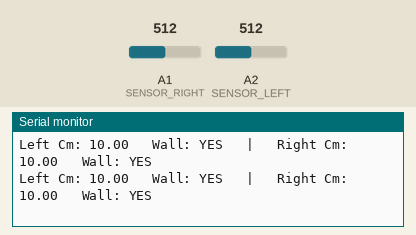
Simulated run of this sketch. Board: Arduino Uno, built with avr-gcc and run on an emulated ATmega328P. On the bench: the last lines printed to the serial monitor. The test bench sets the inputs (shaded band); at power-on: A1 (SENSOR_RIGHT) = 512, A2 (SENSOR_LEFT) = 512.

Above: at 1.3 s.
1.4 s: A1 (SENSOR_RIGHT) set to 464
At 1.74 s:
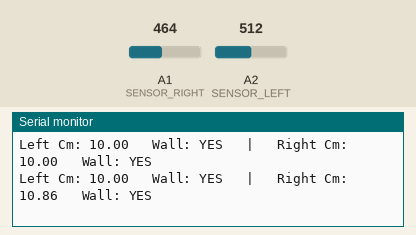
2.9 s: A1 (SENSOR_RIGHT) set to 435
At 3.15 s:
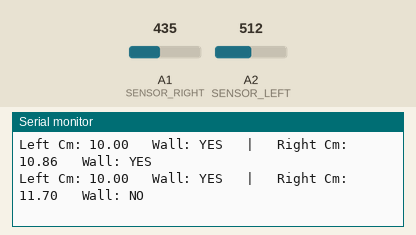
4.9 s: A2 (SENSOR_LEFT) set to 466
At 4.97 s:
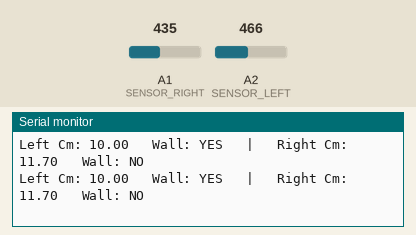
7.9 s: A2 (SENSOR_LEFT) set to 441
At 8.21 s:
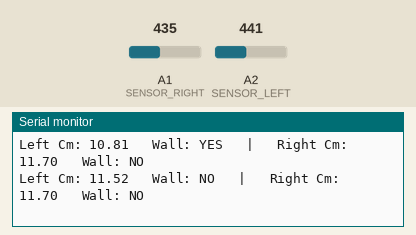

Measured:
- the behaviour switches between 451 and 450 on A1 (SENSOR_RIGHT) (found by bisection; images 1 and 2)
- the behaviour switches between 451 and 450 on A2 (SENSOR_LEFT) (found by bisection; images 3 and 4)
- after the input at 1.4 s, the serial monitor: prints a new line after 0.18 s (image 1)
- after the input at 2.9 s, the serial monitor: prints a new line after 0.10 s (image 2)
- after the input at 7.9 s, the serial monitor: prints a new line after 0.15 s (image 4)

The sketch:

Detection.ino
```cpp
/*
  IR Wall Detection Sketch

  Reads from two Sharp IR sensors (like GP2Y0A21) to detect walls.
  - Right Sensor -> A1
  - Left Sensor  -> A2

  These sensors output a HIGH analog value when CLOSE
  and a LOW analog value when FAR.
*/

// --- Sensor Pins ---
#define SENSOR_RIGHT A1
#define SENSOR_LEFT  A2

// --- Tuning ---
// This is the ADC value (0-1023) we consider a "wall".
// You MUST tune this value!
// 1. Run this code and open the Serial Monitor.
// 2. Point the robot at a wall from a "too close" distance.
// 3. See what "Raw" value is printed, and set this threshold just BELOW that.
// (Higher value = closer object)
int WALL_THRESHOLD = 450;


// ------------------- Setup -------------------
void setup() {
  Serial.begin(9600);

  // Analog pins are INPUT by default, so no pinMode() is needed.

  Serial.println("--- IR Wall Detection Test ---");
  Serial.print("Wall Threshold set to: ");
  Serial.println(WALL_THRESHOLD);
  Serial.println("\nPlace a wall in front of the sensors and check values.");
  Serial.println("----------------------------------------------------");
}

// ------------------- Main loop -------------------
void loop() {

  // --- Step 1: Read the raw analog values ---
  // Value is 0-1023. Higher value = closer.
  int rawLeft = analogRead(SENSOR_LEFT);
  int rawRight = analogRead(SENSOR_RIGHT);

  // --- Step 2: Check if the value is past our threshold ---
  bool wallLeft = (rawLeft > WALL_THRESHOLD);
  bool wallRight = (rawRight > WALL_THRESHOLD);

  // --- Step 3: Print all data to the Serial Monitor ---
  Serial.print("Left Cm: ");
  Serial.print(rawToCm(rawLeft));
  Serial.print("\t Wall: ");
  Serial.print(wallLeft ? "YES" : "NO"); // Prints "YES" or "NO"

  Serial.print("\t | \t"); // Separator

  Serial.print("Right Cm: ");
  Serial.print(rawToCm(rawRight));
  Serial.print("\t Wall: ");
  Serial.println(wallRight ? "YES" : "NO");

  // --- (Optional) Advanced Method: Convert to CM ---
  // This is more complex because the formula is different
  // for every sensor model (e.g., GP2Y0A21 vs GP2Y0A41).
  // The threshold method above is simpler and often better.

  // float cmLeft = rawToCm(rawLeft);
  // float cmRight = rawToCm(rawRight);
  // Serial.print("Left: "); Serial.print(cmLeft); Serial.print("cm");
  // Serial.print("\t | \t");
  // Serial.print("Right: "); Serial.print(cmRight); Serial.println("cm");

  delay(200); // Slow down the printing
}


// ------------------- (Optional) Advanced Function -------------------
// Function to convert raw ADC value to centimeters.
// !!! WARNING: This formula is ONLY for the GP2Y0A21YK0F (10-80cm) sensor.
// !!! It will be WRONG for any other model.
float rawToCm(int rawValue) {
  // Convert the 0-1023 reading to a 0-5V voltage
  float voltage = rawValue * (5.0 / 1023.0);

  // This formula is a "power fit" from the sensor's datasheet graph.
  // It is highly non-linear and specific to this model.
  float distance = 27.86 * pow(voltage, -1.15);

  // Clamp values to the sensor's effective range (10-80cm)
  if (distance > 80) distance = 80;
  if (distance < 10) distance = 10;

  return distance;
}
```
